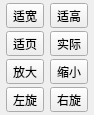
<?xml version="1.0" encoding="UTF-8"?>
<ui version="4.0">
 <class>Form</class>
 <widget class="QWidget" name="Form">
  <property name="geometry">
   <rect>
    <x>0</x>
    <y>0</y>
    <width>94</width>
    <height>95</height>
   </rect>
  </property>
  <property name="windowTitle">
   <string>切换大小</string>
  </property>
  <layout class="QGridLayout" name="gridLayout">
   <property name="leftMargin">
    <number>3</number>
   </property>
   <property name="topMargin">
    <number>3</number>
   </property>
   <property name="rightMargin">
    <number>3</number>
   </property>
   <property name="bottomMargin">
    <number>3</number>
   </property>
   <property name="spacing">
    <number>3</number>
   </property>
   <item row="3" column="0">
    <widget class="QToolButton" name="toolButton_rotate_left">
     <property name="text">
      <string>左旋</string>
     </property>
    </widget>
   </item>
   <item row="0" column="1">
    <widget class="QToolButton" name="toolButton_fit_height">
     <property name="text">
      <string>适高</string>
     </property>
    </widget>
   </item>
   <item row="0" column="0">
    <widget class="QToolButton" name="toolButton_fit_width">
     <property name="text">
      <string>适宽</string>
     </property>
    </widget>
   </item>
   <item row="1" column="0">
    <widget class="QToolButton" name="toolButton_fit_widght">
     <property name="text">
      <string>适页</string>
     </property>
    </widget>
   </item>
   <item row="3" column="1">
    <widget class="QToolButton" name="toolButton_rotate_right">
     <property name="text">
      <string>右旋</string>
     </property>
    </widget>
   </item>
   <item row="1" column="1">
    <widget class="QToolButton" name="toolButton_full_size">
     <property name="text">
      <string>实际</string>
     </property>
    </widget>
   </item>
   <item row="2" column="0">
    <widget class="QToolButton" name="toolButton_zoom_in">
     <property name="text">
      <string>放大</string>
     </property>
    </widget>
   </item>
   <item row="2" column="1">
    <widget class="QToolButton" name="toolButton_zoom_out">
     <property name="text">
      <string>缩小</string>
     </property>
    </widget>
   </item>
  </layout>
 </widget>
 <resources/>
 <connections/>
</ui>
